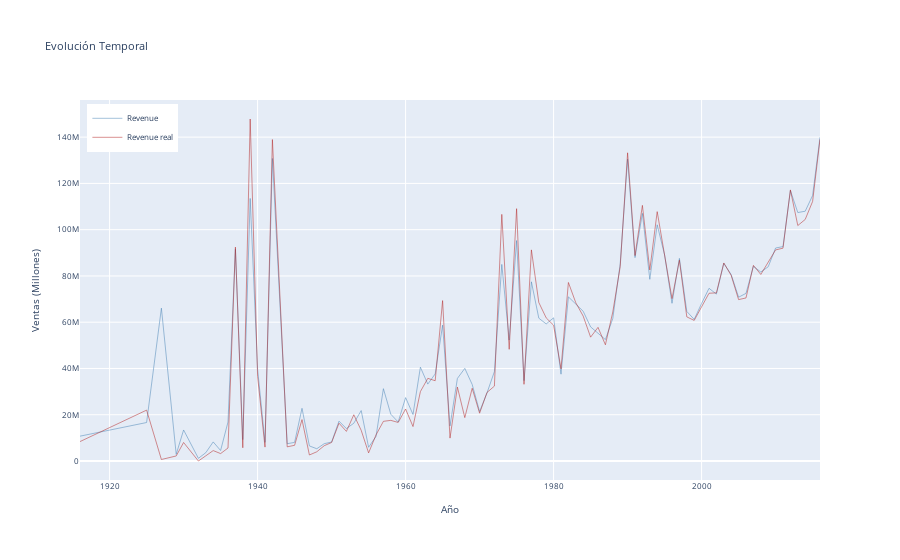

Write notebook code for a chart like this one.
### Code cell
df_aux = df_pred_test.groupby(df_pred_test["date"].dt.year)['revenue'].mean().reset_index()[:-1]
df_aux2 = df_y.groupby(df_y["date"].dt.year)['revenue'].mean().reset_index()[:-1]


fig = go.Figure()
fig.add_trace(go.Scatter(
    x=df_aux['date'], y=df_aux['revenue'],
    hoverinfo='x+y',
    mode='lines',
    line=dict(width=0.5, color='steelblue'),
    name = 'Revenue'
))
fig.add_trace(go.Scatter(
    x=df_aux2['date'], y=df_aux2['revenue'],
    hoverinfo='x+y',
    mode='lines',
    line=dict(width=0.5, color='firebrick'),
    name = 'Revenue real'
))

fig.update_layout(
    title = 'Evolución Temporal',
    xaxis_title = 'Año',
    yaxis_title = 'Ventas (Millones)',
    legend=dict(
        bgcolor = 'white',
        yanchor="top",
        y=0.99,
        xanchor="left",
        x=0.01),
    font=dict(size=8),
    # margin=dict(
    #     l=0,
    #     r=0,
    #     b=0,
    #     t=25,
    #     pad=4
    # )
)
